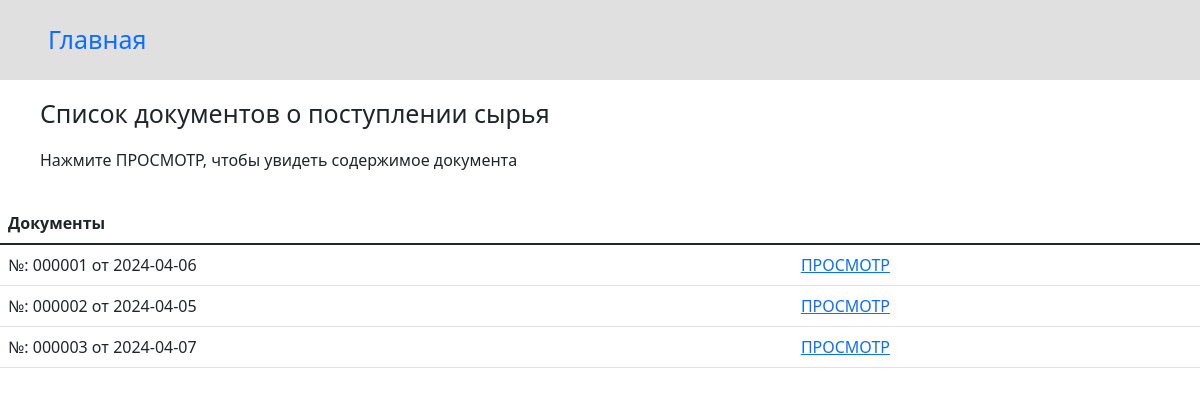
The page /show_doc_raw_in/ on the database its author committed.
### store_app/models.py (models this page shows)
class DocRawIn(models.Model):
    doc_raw_in_num = models.CharField(max_length=50, unique=True, verbose_name='Номер документа')
    doc_raw_in_date = models.DateField(verbose_name='Дата')
    supplier = models.ForeignKey(Supplier, on_delete=models.CASCADE, verbose_name='Поставщик')
    raw_warehouse = models.ForeignKey(RawWarehouse, on_delete=models.CASCADE, default=1, verbose_name='Склад')
    doc_raw_in_sum = models.DecimalField(max_digits=12, decimal_places=2, null=True, blank=True, default=0, verbose_name='Сумма')
    def __str__(self):
        return f'№: {self.doc_raw_in_num} от {self.doc_raw_in_date}'

### store_app/views.py (the view)
# urls.py: path('show_doc_raw_in/', views.show_doc_raw_in),
def show_doc_raw_in(request):
    docs = DocRawIn.objects.all()
    return render(request, "show_doc_raw_in.html", {"docs": docs})

### templates/show_doc_raw_in.html (shortened to what this page needs)
<!DOCTYPE html>
<html lang="ru">
  <head>
    <link href="https://cdn.jsdelivr.net/npm/bootstrap@5.1.3/dist/css/bootstrap.min.css" rel="stylesheet">
  </head>
  <body>
  <header style="background-color: rgb(225, 224, 224);">
    <div class="text-bg-light p-2">
       <a class="nav-item nav-link" href="/" style="font-size: 25px; padding: 13px 40px;">Главная</a>
    </div>
  </header>
  <main>
  <div style="padding: 15px 40px;">
    <p style="font-size: 25px;">Список документов о поступлении сырья</p>
    <p>Нажмите ПРОСМОТР, чтобы увидеть содержимое документа</p>
  </div>
  <table class="table table-hover">
  <thead>
    <tr>
      <th scope="col">Документы</th><th></th>
    </tr>
  </thead>
    <tbody>
      {% for doc in docs %}
      <tr>
        <td scope="row">{{doc}}</td>
        <td><a href="/show_doc_raw_in/show_selected_doc_raw_in/{{doc.id}}">ПРОСМОТР</a></td>
      </tr>
      {% endfor %}
    </tbody>
  </table>
  </main>
  </body>
</html>

### rows shown on the page
DocRawIn: doc_raw_in_num+doc_raw_in_date "№: 000001 от 2024-04-06"
DocRawIn: doc_raw_in_num+doc_raw_in_date "№: 000002 от 2024-04-05"
DocRawIn: doc_raw_in_num+doc_raw_in_date "№: 000003 от 2024-04-07"
